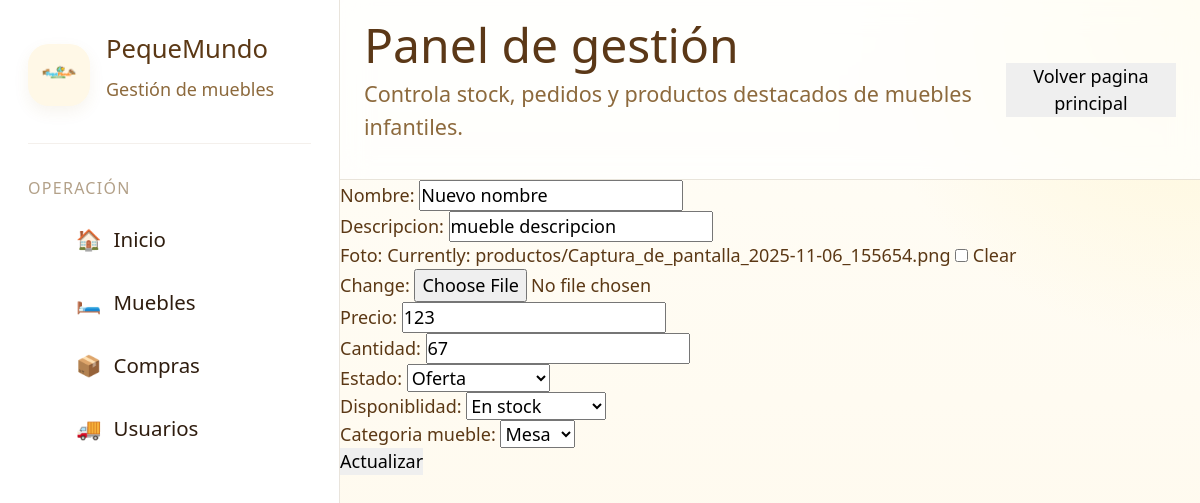
Before: /paginaEditarMueble/1/ (signed in) with the older database file.
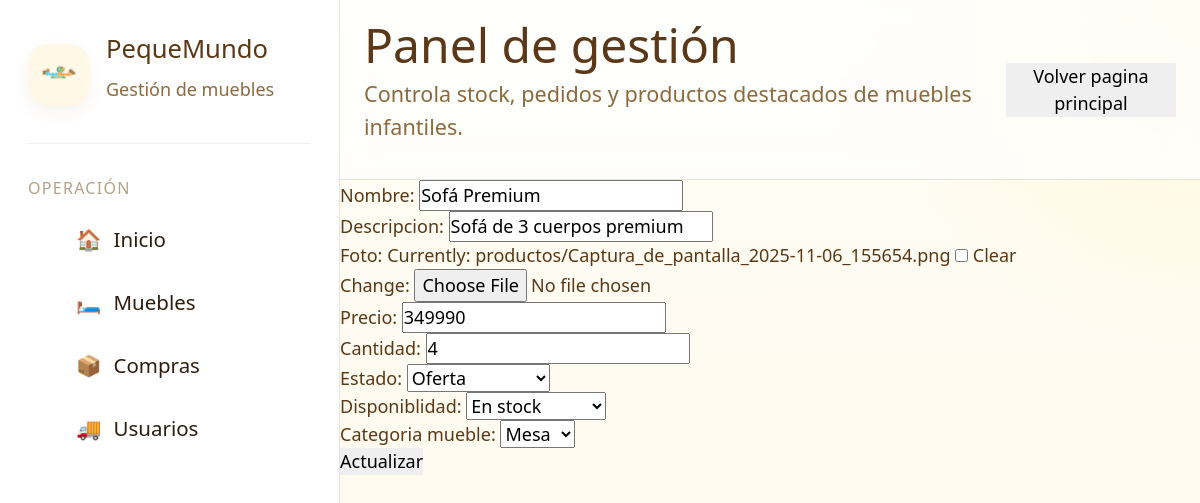
After: the same page with the newer database file.
### app/models.py (models this page shows, shortened)
class mueble(models.Model):
    id = models.AutoField(primary_key=True)
    nombre = models.CharField(max_length=50)
    descripcion = models.CharField(max_length=50)
    foto = models.ImageField(
        upload_to= 'productos',
        null= True,
        blank= True,
    )
    precio = models.IntegerField()
    cantidad = models.IntegerField(default=0)
    estado = models.ForeignKey(
        estadoMueble,
        on_delete= models.CASCADE
    )
    disponiblidad = models.ForeignKey(
        disponiblidadMueble,
        on_delete= models.CASCADE
    )
    categoria_mueble = models.ForeignKey(
        categoriaMueble,
        on_delete= models.CASCADE,
        null=True
    )

class estadoMueble(models.Model):
    id = models.AutoField(primary_key=True)
    descripcion = models.CharField(max_length=50)
    def __str__(self):
        return self.descripcion

class disponiblidadMueble(models.Model):
    id = models.AutoField(primary_key=True)
    descripcion = models.CharField(max_length=50)
    def __str__(self):
        return self.descripcion

class categoriaMueble(models.Model):
    id = models.AutoField(primary_key=True)
    descripcion = models.CharField(max_length=50)
    def __str__(self):
        return self.descripcion

### app/views.py (the view)
# urls.py: path('paginaEditarMueble/<int:id>/', modificar_mueble,name='IDpaginaEditarMuebles'),
@admin_required
def modificar_mueble(request, id):
    muebleDatos = mueble.objects.get(id=id)
    if request.method == 'POST':
        formulario = muebleForm(
            request.POST,
            request.FILES,
            instance=muebleDatos,
        )
        if formulario.is_valid():
            formulario.save()
            return redirect(
                'IDpaginaGestionMuebles'
            )
    else:
        formulario = muebleForm(
            instance=muebleDatos
        )
    datos = {
        'formularioMueble': formulario,
        'muebleDatos': muebleDatos,
    }
    return render(
        request,
        'gestiones/administracion/vendedor/editarMueble.html',
        datos
    )

### app/forms.py
class muebleForm(forms.ModelForm):
    class Meta:
        model = mueble
        fields = '__all__'

### app/views.py (called while the page is built)
def admin_required(view_func):
    @wraps(view_func)
    def wrapper(request, *args, **kwargs):
        if not request.user.is_authenticated:
            messages.warning(request, 'Debe iniciar sesion')
            return redirect('IDpaginalogin')
        if not request.user.is_staff:
            messages.error(request, 'Solo los administradores pueden acceder a esta pagina')
            return redirect('IDindex')
        return view_func(request, *args, **kwargs)
    return wrapper

### app/templates/gestiones/administracion/vendedor/editarMueble.html (shortened to what this page needs)
{% load static %}
    {% include 'gestiones/baseGestion/navbarGestion.html' %}
        {% block content %}
            <form method="POST" enctype="multipart/form-data">
                {{ formularioMueble }}
                <button type="submit">
                    Actualizar
                </button>
            </form>
        {% endblock %}
    {% include 'gestiones/baseGestion/footerGestion.html' %}

Changed rows visible on the page:
changed mueble "Oferta": nombre "Nuevo nombre" → "Sofá Premium"; descripcion "mueble descripcion" → "Sofá de 3 cuerpos premium"; precio "123" → "349990"; cantidad "67" → "4"
